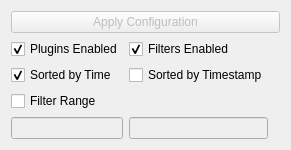
      <widget class="QFrame" name="enableConfigFrame">
       <property name="frameShape">
        <enum>QFrame::Shape::NoFrame</enum>
       </property>
       <property name="frameShadow">
        <enum>QFrame::Shadow::Plain</enum>
       </property>
       <layout class="QGridLayout" name="gridLayout">
        <item row="2" column="1">
         <widget class="QCheckBox" name="filtersEnabled">
          <property name="text">
           <string>Filters Enabled</string>
          </property>
          <property name="checked">
           <bool>true</bool>
          </property>
         </widget>
        </item>
        <item row="0" column="0" colspan="4">
         <widget class="QPushButton" name="applyConfig">
          <property name="enabled">
           <bool>false</bool>
          </property>
          <property name="text">
           <string>Apply Configuration</string>
          </property>
          <property name="icon">
           <iconset resource="resources/resource.qrc">
            <normaloff>:/toolbar/png/weather-storm.png</normaloff>
            <disabledoff>:/toolbar/png/weather-clear.png</disabledoff>:/toolbar/png/weather-storm.png</iconset>
          </property>
         </widget>
        </item>
        <item row="3" column="1">
         <widget class="QCheckBox" name="checkBoxSortByTimestamp">
          <property name="enabled">
           <bool>true</bool>
          </property>
          <property name="text">
           <string>Sorted by Timestamp</string>
          </property>
         </widget>
        </item>
        <item row="2" column="0">
         <widget class="QCheckBox" name="pluginsEnabled">
          <property name="text">
           <string>Plugins Enabled</string>
          </property>
          <property name="checked">
           <bool>true</bool>
          </property>
         </widget>
        </item>
        <item row="3" column="0">
         <widget class="QCheckBox" name="checkBoxSortByTime">
          <property name="text">
           <string>Sorted by Time</string>
          </property>
          <property name="checked">
           <bool>true</bool>
          </property>
         </widget>
        </item>
        <item row="4" column="0">
         <widget class="QCheckBox" name="checkBoxFilterRange">
          <property name="text">
           <string>Filter Range</string>
          </property>
         </widget>
        </item>
        <item row="5" column="0">
         <widget class="QLineEdit" name="lineEditFilterStart">
          <property name="enabled">
           <bool>false</bool>
          </property>
          <property name="toolTip">
           <string extracomment="Filter Range Start Index"/>
          </property>
         </widget>
        </item>
        <item row="5" column="1">
         <widget class="QLineEdit" name="lineEditFilterEnd">
          <property name="enabled">
           <bool>false</bool>
          </property>
          <property name="toolTip">
           <string extracomment="Filter Range End Index"/>
          </property>
         </widget>
        </item>
       </layout>
      </widget>
